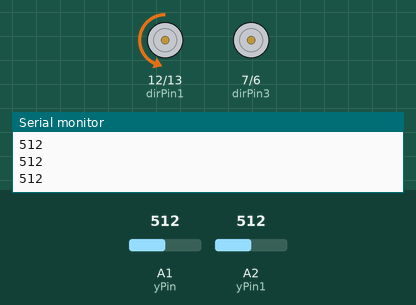
The sketch below on a simulated Arduino Uno, built with avr-gcc and run on an emulated ATmega328P. Shown: motor-driver pin pairs drawn as motors (green arrow = first pin HIGH = forward, orange = second pin HIGH = backward, longer = more drive, scaled by the enable pin), the last lines printed to the serial monitor. The test bench sets the inputs (shaded band); at power-on: A2 (yPin1) = 512, A1 (yPin) = 512.

Above: at 1.2 s.
1.3 s: A2 (yPin1) set to 716
At 2.5 s:
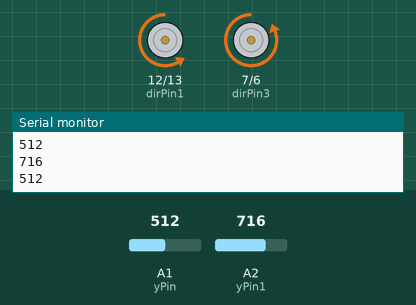
2.8 s: A2 (yPin1) set to 900
At 4.0 s:
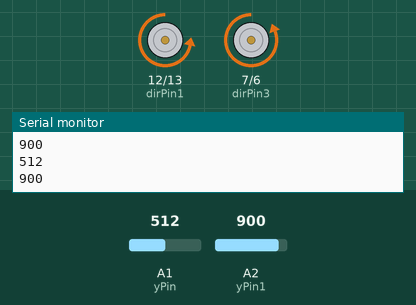
4.3 s: A2 (yPin1) set to 306
At 5.2 s:
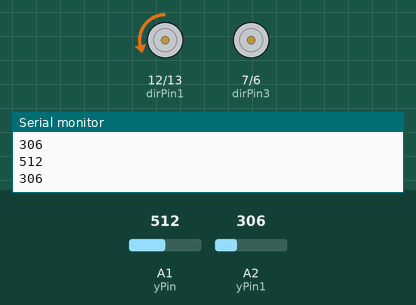
5.8 s: A2 (yPin1) set to 90
At 6.3 s:
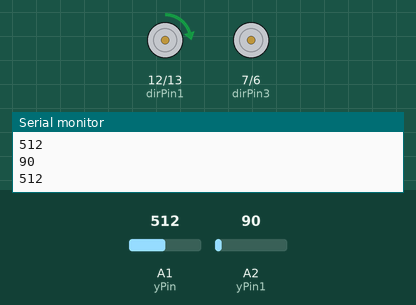
7.3 s: A2 (yPin1) set to 0
At 8.4 s:
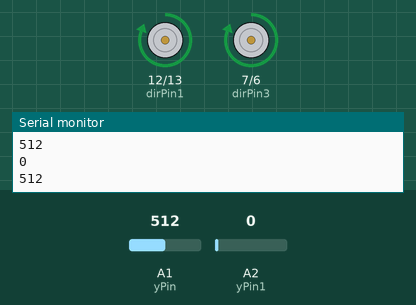
8.8 s: A2 (yPin1) set to 511
At 9.9 s:
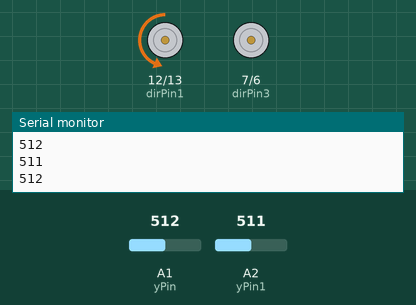
Timing chart, 0 to 11.3 s (numbered marks = the images above; inputs shaded):
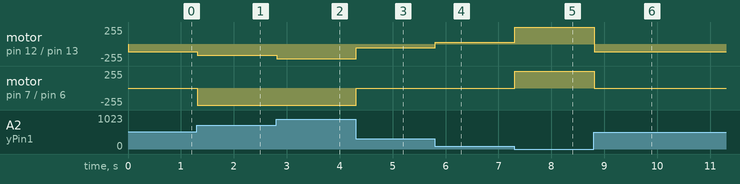

Measured:
- after the input at 1.3 s, motor on pin 12 (dirPin1) / pin 13 (dirPin2): backward 113/255 → backward 170/255 at once; motor on pin 7 (dirPin3) / pin 6 (dirPin4): stopped → backward 255/255 at once
- after the input at 2.8 s, motor on pin 12 (dirPin1) / pin 13 (dirPin2): backward 170/255 → backward 221/255 at once
- after the input at 4.3 s, motor on pin 12 (dirPin1) / pin 13 (dirPin2): backward 221/255 → backward 56/255 at once; motor on pin 7 (dirPin3) / pin 6 (dirPin4): backward 255/255 → stopped at once
- after the input at 5.8 s, motor on pin 12 (dirPin1) / pin 13 (dirPin2): backward 56/255 → forward 25/255 at once
- after the input at 7.3 s, motor on pin 12 (dirPin1) / pin 13 (dirPin2): forward 25/255 → forward 255/255 at once; motor on pin 7 (dirPin3) / pin 6 (dirPin4): stopped → forward 255/255 at once
- after the input at 8.8 s, motor on pin 12 (dirPin1) / pin 13 (dirPin2): forward 255/255 → backward 113/255 at once; motor on pin 7 (dirPin3) / pin 6 (dirPin4): forward 255/255 → stopped at once

The sketch:

Codigo.ino
```cpp
int speedPin = 11;   // Pin para controlar la velocidad
int dirPin1 = 12;    // Primer pin para controlar la dirección
int dirPin2 = 13;    // Segundo pin para controlar la dirección
int speedMotor;      // Variable para almacenar la velocidad del motor
int dt = 100;        // Intervalo de tiempo entre lecturas del sensor
int dt2 = 5000;
int yPin = A1;       // Pin para leer el valor analógico de un sensor
int speedPin1 = 8;   // Pin para controlar la velocidad del motor 2
int dirPin3 = 7;    // Primer pin para controlar la dirección del motor 2
int dirPin4 = 6;    // Segundo pin para controlar la dirección del motor 2
int speedMotor1;      // Variable para almacenar la velocidad del motor 2
int dt1 = 100;        // Intervalo de tiempo entre lecturas del sensor
int dt3 = 5000;
int yPin1 = A2;       // Pin para leer el valor analógico de un sensor
int yVal;            // Variable para almacenar el valor leído del sensor

void setup() {
  // motor 1
  Serial.begin(9600);  // Inicializa la comunicación serial a 9600 baudios
  pinMode(speedPin, OUTPUT);
  pinMode(dirPin1, OUTPUT);
  pinMode(dirPin2, OUTPUT);
  pinMode(yPin, INPUT);    // Configura yPin como entrada (para leer el sensor)

 // motor 2
  Serial.begin(9600);  // Inicializa la comunicación serial a 9600 baudios
  pinMode(speedPin1, OUTPUT);
  pinMode(dirPin3, OUTPUT);
  pinMode(dirPin4, OUTPUT);
  pinMode(yPin1, INPUT);
}


void loop() {
  yVal = analogRead(yPin);  // Lee el valor analógico del sensor conectado a yPin
  Serial.println(yVal);
  yVal = analogRead(yPin1);  // Lee el valor analógico del sensor conectado a yPin
  Serial.println(yVal);

  // Por el momento se toman dos casos como prueba. Se planea plantear más casos. Se usa 100 como valor referncial de inicio.
  if (yVal > 100) {
    //Motor 1:
    speedMotor = map(yVal, 100, 1023, 0, 255);  // Mapea el valor leído al rango de 0 a 255 (Como ejemplo. Se planea colocar el segundo motor en proporción incial de 25 a 9)
    digitalWrite(dirPin1, 0);  // Configura dirPin1 en bajo (0)
    digitalWrite(dirPin2, 1);  // Configura dirPin2 en alto (1) (Girará en sentido antihorario)
    analogWrite(speedPin, speedMotor);  // Indica a que velocidad girará el motor
    //Motor 2:

    speedMotor1 = map(yVal, 100, 1023, 0, 255);  // Mapea el valor leído al rango de 0 a 255 (Como ejemplo. Se planea colocar el segundo motor en proporción incial de 25 a 9)
    digitalWrite(dirPin3, 0);  // Configura dirPin1 en bajo (0)
    digitalWrite(dirPin4, 1);  // Configura dirPin2 en alto (1) (Girará en sentido antihorario)
    analogWrite(speedPin1, speedMotor1);  // Indica a que velocidad girará el motor

  }

  if (yVal <= 100) {
    //Motor 1:
    speedMotor = map(yVal, 100, 0, 0, 255);
    digitalWrite(dirPin1, 1);  // Configura dirPin1 en alto (1)
    digitalWrite(dirPin2, 0);  // Configura dirPin2 en bajo (0) (Girará en sentido horario)
    analogWrite(speedPin, speedMotor);
    //Motor 2:
    speedMotor1 = map(yVal, 100, 0, 0, 255);
    digitalWrite(dirPin3, 1);  // Configura dirPin1 en alto (1)
    digitalWrite(dirPin4, 0);  // Configura dirPin2 en bajo (0) (Girará en sentido horario)
    analogWrite(speedPin1, speedMotor1);
}
}
```
